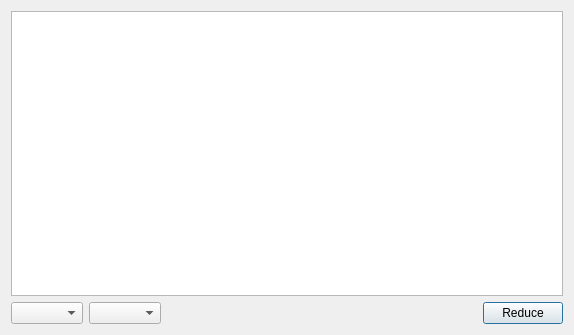
<?xml version="1.0" encoding="UTF-8"?>
<ui version="4.0">
 <class>ReduceDialog</class>
 <widget class="QDialog" name="ReduceDialog">
  <property name="geometry">
   <rect>
    <x>0</x>
    <y>0</y>
    <width>574</width>
    <height>335</height>
   </rect>
  </property>
  <property name="windowTitle">
   <string>Grid Merge</string>
  </property>
  <layout class="QVBoxLayout" name="verticalLayout_2">
   <item>
    <widget class="QFrame" name="frame_2">
     <property name="frameShape">
      <enum>QFrame::Shape::NoFrame</enum>
     </property>
     <property name="frameShadow">
      <enum>QFrame::Shadow::Raised</enum>
     </property>
     <layout class="QHBoxLayout" name="horizontalLayout_2">
      <property name="leftMargin">
       <number>0</number>
      </property>
      <property name="topMargin">
       <number>0</number>
      </property>
      <property name="rightMargin">
       <number>0</number>
      </property>
      <property name="bottomMargin">
       <number>0</number>
      </property>
      <item>
       <widget class="QListView" name="listView"/>
      </item>
     </layout>
    </widget>
   </item>
   <item>
    <widget class="QFrame" name="frame">
     <property name="frameShape">
      <enum>QFrame::Shape::NoFrame</enum>
     </property>
     <property name="frameShadow">
      <enum>QFrame::Shadow::Raised</enum>
     </property>
     <layout class="QHBoxLayout" name="horizontalLayout">
      <property name="leftMargin">
       <number>0</number>
      </property>
      <property name="topMargin">
       <number>0</number>
      </property>
      <property name="rightMargin">
       <number>0</number>
      </property>
      <property name="bottomMargin">
       <number>0</number>
      </property>
      <item>
       <widget class="QComboBox" name="busModeComboBox">
        <property name="placeholderText">
         <string>Buses</string>
        </property>
       </widget>
      </item>
      <item>
       <widget class="QComboBox" name="methodComboBox">
        <property name="placeholderText">
         <string>Method</string>
        </property>
       </widget>
      </item>
      <item>
       <spacer name="horizontalSpacer">
        <property name="orientation">
         <enum>Qt::Orientation::Horizontal</enum>
        </property>
        <property name="sizeHint" stdset="0">
         <size>
          <width>450</width>
          <height>20</height>
         </size>
        </property>
       </spacer>
      </item>
      <item>
       <widget class="QPushButton" name="reduceButton">
        <property name="toolTip">
         <string>Aply the selected changes</string>
        </property>
        <property name="text">
         <string>Reduce</string>
        </property>
       </widget>
      </item>
     </layout>
    </widget>
   </item>
  </layout>
 </widget>
 <resources/>
 <connections/>
</ui>
